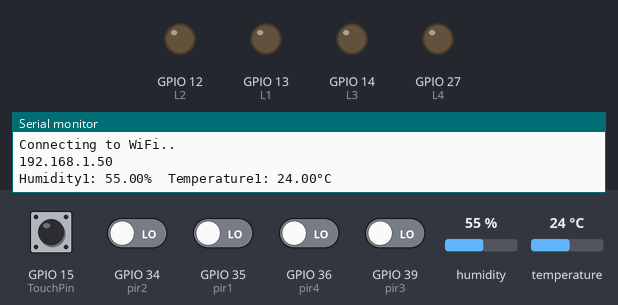
Bench run of a program on a simulated ESP32. Parts: output pins drawn as LEDs (lit = HIGH), the last lines printed to the serial monitor. Inputs (shaded band) come from the test bench; at power-on: GPIO 15 (TouchPin) HIGH, GPIO 34 (pir2), GPIO 35 (pir1), GPIO 36 (pir4), GPIO 39 (pir3) LOW, humidity 55 %, temperature 24 °C. WiFi joins after 1.5 s; servers stay silent unless stated.

Above: at 3.2 s.
3.3 s: GPIO 34 (pir2) driven HIGH
At 3.9 s:
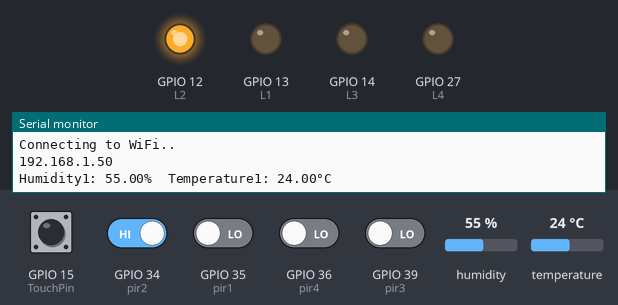
13.6 s: GPIO 35 (pir1) driven HIGH
At 14.2 s:
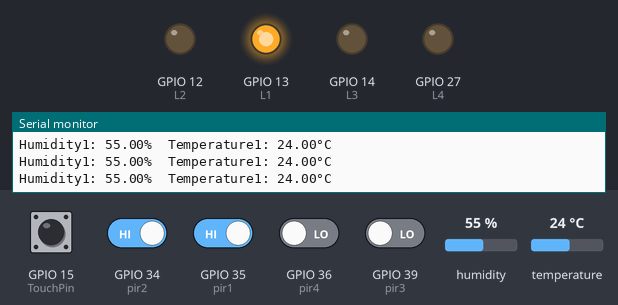
23.9 s: GPIO 36 (pir4) driven HIGH
At 24.5 s:
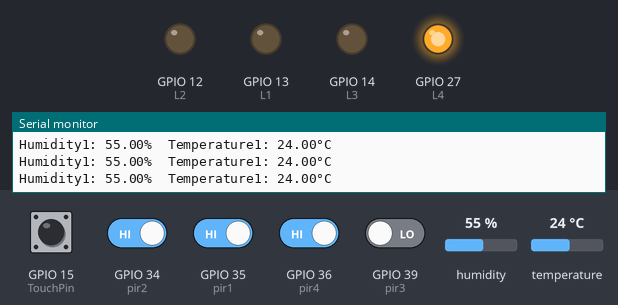
34.2 s: GPIO 39 (pir3) driven HIGH
At 34.7 s:
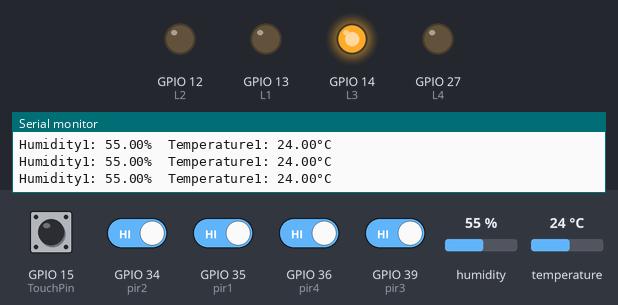
Timing chart, 0 to 45.5 s (numbered marks = the images above; inputs shaded):
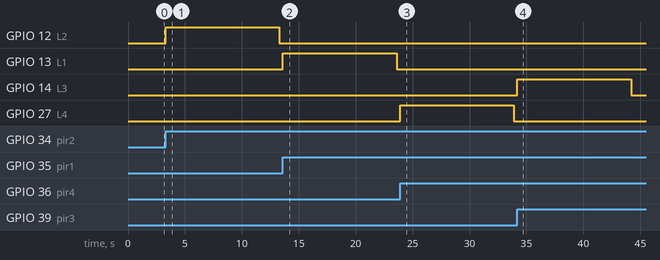

Measured:
- after the input at 3.3 s, GPIO 12 (L2): LOW → HIGH at once, → LOW 10.0 s later
- after the input at 13.6 s, GPIO 13 (L1): LOW → HIGH at once, → LOW 10.0 s later
- after the input at 23.9 s, GPIO 27 (L4): LOW → HIGH at once, → LOW 10.0 s later
- after the input at 34.2 s, GPIO 14 (L3): LOW → HIGH at once, → LOW 10.0 s later

The program:

main.cpp
```cpp
#include <Arduino.h>
#include "WiFi.h"
#include "ESPAsyncWebServer.h"
#include "Lights/light1.h"
#include "Lights/light2.h"
#include "Lights/light3.h"
#include "Lights/light4.h"
// #include "Lights/light5.h"
// #include "Lights/light6.h"
#include "Sirens/Siren1.h"
#include "weathers/Room1.h"

#define timeSeconds 10
#define NUM_RELAYS  4
#define RELAY_NO    false


const char* ssid = "Now";
const char* password = "123456789";
const char* PARAM_INPUT_1 = "relay";
const char* PARAM_INPUT_2 = "state";

AsyncWebServer server(80);

int relayGPIOs[NUM_RELAYS] = {L1, L2, L3, L4};


void light1();
void light2();
void light3();
void light4();
// void light5();
// void light6();


const char index_html[] PROGMEM = R"rawliteral(
<!DOCTYPE HTML><html>
<head>
  <meta name="viewport" content="width=device-width, initial-scale=1">
  <link rel="stylesheet" href="https://use.fontawesome.com/releases/v5.7.2/css/all.css" integrity="sha384-fnmOCqbTlWIlj8LyTjo7mOUStjsKC4pOpQbqyi7RrhN7udi9RwhKkMHpvLbHG9Sr" crossorigin="anonymous">
  <link href="https://fonts.googleapis.com/css?family=Varela Round" rel="stylesheet">
  <title>Temperature and Humidity</title>
  <link href="https://zippy-pie-5f40f4.netlify.app/style.css" rel="stylesheet">
</head>
<body class="colorLight">
  <img class ="logo" src="https://nithub.unilag.edu.ng/wp-content/uploads/2022/01/Nithub_Nithub-Dark-Blue.png" height="40px" width="112px"/>
  <h2>NITHUB IOT <strong>ECOSYSTEM</strong></h2>
  <div class="temp">
    <div class="icon-div">
      <i class="fas fa-thermometer-half" style="color:rgba(0, 0, 200, 0.6);"></i>
      <span class="dht-labels">Temperature</span>
    </div>
    <span id="temperature">%TEMPERATURE%</span>
    <sup class="units">&deg;C</sup>
  </div>
  <div class="humi">
    <div class="icon-div">
      <i class="fas fa-tint" style="color:rgba(0, 0, 200, 0.6);"></i>
      <span class="dht-labels">Humidity</span>
    </div>
    <span id="humidity">%HUMIDITY%</span>
    <sup class="units">&percnt;</sup>
  </div>
  <div class = "circle"></div>
  <button class="buttonLight" type="button" class ="btn"></button>
</body>
<script>
  let theme = true;
  const body = document.querySelector('body');
  const icon = document.querySelectorAll('i');
  const image = document.querySelector('img');
  function dark(){
    body.classList.add('colorDark');
    body.classList.remove('colorLight');
    icon[0].style.color = "rgba(78, 27, 196, 0.8)";
    icon[1].style.color = "rgba(78, 27, 196, 0.8)";
    image.src = "https://nithub.unilag.edu.ng/wp-content/uploads/2022/01/Nithub_Nithub-White-300x108.png";
  }
  function light(){
    body.classList.remove('colorDark');
    body.classList.add('colorLight');
    icon[0].style.color = "rgba(0, 0, 200, 0.6)";
    icon[1].style.color = "rgba(0, 0, 200, 0.6)";
    image.src = "https://nithub.unilag.edu.ng/wp-content/uploads/2022/01/Nithub_Nithub-Dark-Blue.png";
  }

  document.querySelector("button").addEventListener('click', function(){
    document.querySelector("button").classList.toggle('buttonDark');
    document.querySelector("button").classList.toggle('buttonLight');
    if(theme){
      dark();
      theme = false;
    }else{
      light();
      theme = true;
    }
  })

  setInterval(function ( ) {
  var xhttp = new XMLHttpRequest();
  xhttp.onreadystatechange = function() {
    if (this.readyState == 4 && this.status == 200) {
      document.getElementById("temperature").innerHTML = this.responseText;
    }
  };
  xhttp.open("GET", "/temperature", true);
  xhttp.send();
}, 10000 ) ;

setInterval(function ( ) {
  var xhttp = new XMLHttpRequest();
  xhttp.onreadystatechange = function() {
    if (this.readyState == 4 && this.status == 200) {
      document.getElementById("humidity").innerHTML = this.responseText;
    }
  };
  xhttp.open("GET", "/humidity", true);
  xhttp.send();
}, 10000 ) ;
</script>
</html>
)rawliteral";

String relayState(int numRelay){
  if(RELAY_NO){
    if(digitalRead(relayGPIOs[numRelay-1])){
      return "";
    }
    else {
      return "checked";
    }
  }
  else {
    if(digitalRead(relayGPIOs[numRelay-1])){
      return "checked";
    }
    else {
      return "";
    }
  }
  return "";
}
// Replaces placeholder with DHT values
String processor(const String& var){
  //Serial.println(var);
  if(var == "TEMPERATURE"){
    return String(h1);
  }
  else if(var == "HUMIDITY"){
    return String(t1);
  }
  else if(var == "BUTTONPLACEHOLDER"){
    String buttons ="";
    for(int i=1; i<=NUM_RELAYS; i++){
      String relayStateValue = relayState(i);
      buttons+= "<h4> Light " + String(i) + "</h4><label class=\"switch\"><input type=\"checkbox\" onchange=\"toggleCheckbox(this)\" id=\"" + String(i) + "\" "+ relayStateValue +"><span class=\"slider\"></span></label>";
    }
    return buttons;
  }

  return String();
}


unsigned long now = millis();
void setup() {
  Serial.begin(9600);
  WiFi.begin(ssid, password);
  while (WiFi.status() != WL_CONNECTED) {
    delay(1000);
    Serial.println("Connecting to WiFi..");
  }

  // Print ESP32 Local IP Address
  Serial.println(WiFi.localIP());
  dht1.begin();
  pinMode(pir1, INPUT_PULLUP);
  pinMode(pir2, INPUT_PULLUP);
  pinMode(pir3, INPUT_PULLUP);
  pinMode(pir4, INPUT_PULLUP);
  // pinMode(pir5, INPUT_PULLUP);
  // pinMode(pir6, INPUT_PULLUP);
  attachInterrupt(digitalPinToInterrupt(pir1), detectsMovement1, RISING);
  attachInterrupt(digitalPinToInterrupt(pir2), detectsMovement2, RISING);
  attachInterrupt(digitalPinToInterrupt(pir3), detectsMovement3, RISING);
  attachInterrupt(digitalPinToInterrupt(pir4), detectsMovement4, RISING);
  // attachInterrupt(digitalPinToInterrupt(pir5), detectsMovement5, RISING);
  // attachInterrupt(digitalPinToInterrupt(pir6), detectsMovement6, RISING);
  xTaskCreate(readweather1,"Room 1",5000,NULL,4,NULL);
  pinMode(L1, OUTPUT);
  pinMode(L2, OUTPUT);
  pinMode(L3, OUTPUT);
  pinMode(L4, OUTPUT);
  // pinMode(L5, OUTPUT);
  // pinMode(L6, OUTPUT);
  digitalWrite(L1, LOW);
  digitalWrite(L2, LOW);
  digitalWrite(L3, LOW);
  digitalWrite(L4, LOW);
  // digitalWrite(L5, LOW);
  // digitalWrite(L6, LOW);

  // Route for root / web page
  server.on("/", HTTP_GET, [](AsyncWebServerRequest *request){
    request->send_P(200, "text/html", index_html, processor);
  });
  server.on("/temperature", HTTP_GET, [](AsyncWebServerRequest *request){
    request->send_P(200, "text/plain", String(t1).c_str());
  });
  server.on("/humidity", HTTP_GET, [](AsyncWebServerRequest *request){
    request->send_P(200, "text/plain", String(h1).c_str());
  });

  server.on("/update", HTTP_GET, [] (AsyncWebServerRequest *request) {
    String inputMessage;
    String inputParam;
    String inputMessage2;
    String inputParam2;
    // GET input1 value on <ESP_IP>/update?relay=<inputMessage>
    if (request->hasParam(PARAM_INPUT_1) & request->hasParam(PARAM_INPUT_2)) {
      inputMessage = request->getParam(PARAM_INPUT_1)->value();
      inputParam = PARAM_INPUT_1;
      inputMessage2 = request->getParam(PARAM_INPUT_2)->value();
      inputParam2 = PARAM_INPUT_2;
      if(RELAY_NO){
        Serial.print("NO ");
        digitalWrite(relayGPIOs[inputMessage.toInt()-1], !inputMessage2.toInt());
      }
      else{
        Serial.print("NC ");
        digitalWrite(relayGPIOs[inputMessage.toInt()-1], inputMessage2.toInt());
      }
    }
    else {
      inputMessage = "No message sent";
      inputParam = "none";
    }
    // Serial.println(inputMessage + inputMessage2);
    request->send(200, "text/plain", "OK");
  });
  // Start server
  server.begin();
}

void loop() {
  now = millis();
  light1();
  light2();
  light3();
  light4();
  // light5();
  // light6();
  Siren1();
}
  //Light 1
  void light1(){
  if((digitalRead(L1) == HIGH) && (motion1 == false)) {
    motion1 = true;
  }
  if(startTimer1 && (now - lastTrigger1 > (timeSeconds * 1000))) {
    digitalWrite(L1, LOW);
    startTimer1 = false;
    motion1 = false;
  }
  }
  //Light 2
  void light2(){
  if((digitalRead(L2) == HIGH) && (motion2 == false)) {
    motion2 = true;
  }
  if(startTimer2 && (now - lastTrigger2 > (timeSeconds * 1000))) {
    digitalWrite(L2, LOW);
    startTimer2 = false;
    motion2 = false;
  }
  }

  //Light 3
  void light3(){
  if((digitalRead(L3) == HIGH) && (motion3 == false)) {
    motion3 = true;
  }
  if(startTimer3 && (now - lastTrigger3 > (timeSeconds * 1000))) {
    digitalWrite(L3, LOW);
    startTimer3 = false;
    motion3 = false;
  }
  }

  //Light 4
  void light4(){
  if((digitalRead(L4) == HIGH) && (motion4 == false)) {
    motion4 = true;
  }
  if(startTimer4 && (now - lastTrigger4 > (timeSeconds * 1000))) {
    digitalWrite(L4, LOW);
    startTimer4 = false;
    motion4 = false;
  }
  }

  // //Light 5
  // void light5(){
  // if((digitalRead(L5) == HIGH) && (motion5 == false)) {
  //   motion5 = true;
  // }
  // if(startTimer5 && (now - lastTrigger5 > (timeSeconds * 1000))) {
  //   digitalWrite(L5, LOW);
  //   startTimer5 = false;
  //   motion5 = false;
  // }
  // }

  // //Light 6
  // void light6(){
  // if((digitalRead(L6) == HIGH) && (motion6 == false)) {
  //   motion6 = true;
  // }
  // if(startTimer6 && (now - lastTrigger6 > (timeSeconds * 1000))) {
  //   digitalWrite(L6, LOW);
  //   startTimer6 = false;
  //   motion6 = false;
  // }
  // }
 
```

light1.h
```cpp
#ifndef light1_h
#define light1_h
#include <Arduino.h>
const int L1 = 13;
const int pir1 = 35;
unsigned long lastTrigger1 = 0;
bool startTimer1 = false;
bool motion1 = false;

void IRAM_ATTR detectsMovement1(){
  digitalWrite(L1, HIGH);
  startTimer1 = true;
  lastTrigger1 = millis();
}
#endif
```

light2.h
```cpp
#ifndef light2_h
#define light2_h
#include <Arduino.h>
#define timeSeconds 10
const int L2 = 12;
const int pir2 = 34;
unsigned long lastTrigger2 = 0;
bool startTimer2 = false;
bool motion2 = false;

void IRAM_ATTR detectsMovement2(){
  digitalWrite(L2, HIGH);
  startTimer2 = true;
  lastTrigger2 = millis();
}
#endif
```

light3.h
```cpp
#ifndef light3_h
#define light3_h
#include <Arduino.h>
#define timeSeconds 10
const int L3 = 14;
const int pir3 = 39;
unsigned long lastTrigger3 = 0;
bool startTimer3 = false;
bool motion3 = false;

void IRAM_ATTR detectsMovement3(){
  digitalWrite(L3, HIGH);
  startTimer3 = true;
  lastTrigger3 = millis();
}
#endif
```

light4.h
```cpp
#ifndef light4_h
#define light4_h
#include <Arduino.h>
const int L4 = 27;
const int pir4 = 36;
unsigned long lastTrigger4 = 0;
bool startTimer4 = false;
bool motion4 = false;

void IRAM_ATTR detectsMovement4(){
  digitalWrite(L4, HIGH);
  startTimer4 = true;
  lastTrigger4 = millis();
}
#endif
```

Siren1.h
```cpp
#ifndef Siren1_h
#define Siren1_h
#include <Arduino.h>
const int TouchPin = 15;
const int BuzzerPin = 21;
const int BuzzerFreq = 5000;
const int BuzzerDur = 500;
void Siren1(){
    int TouchValue = 0;
    TouchValue = touchRead(TouchPin);
    if (TouchValue < 10) {
        for(int i=0; i < 3; i++){
            tone(BuzzerPin, BuzzerFreq, BuzzerDur);
            vTaskDelay(BuzzerDur / portTICK_PERIOD_MS);
            noTone(BuzzerPin);
            vTaskDelay(500 / portTICK_PERIOD_MS);
        }
    }
}

#endif
```

Room1.h
```cpp
#ifndef Room1_h
#define Room1_h
#include "DHT.h"
#include <Adafruit_Sensor.h>
#define DHTPIN 4
#define DHTTYPE DHT11
DHT dht1(DHTPIN, DHTTYPE);
float h1,t1;
void readweather1(void *parameter){
    for(;;){
        h1 = dht1.readHumidity();
        t1 = dht1.readTemperature();

        if (isnan(h1) || isnan(t1)) {
            Serial.println(F("Failed to read from DHT sensor!"));
            vTaskDelay(500 / portTICK_PERIOD_MS);
            // return;
        }
        Serial.print(F("Humidity1: "));
        Serial.print(h1);
        Serial.print(F("%  Temperature1: "));
        Serial.print(t1);
        Serial.println(F("°C "));
        vTaskDelay(5000 / portTICK_PERIOD_MS);
    }
}

#endif
```
